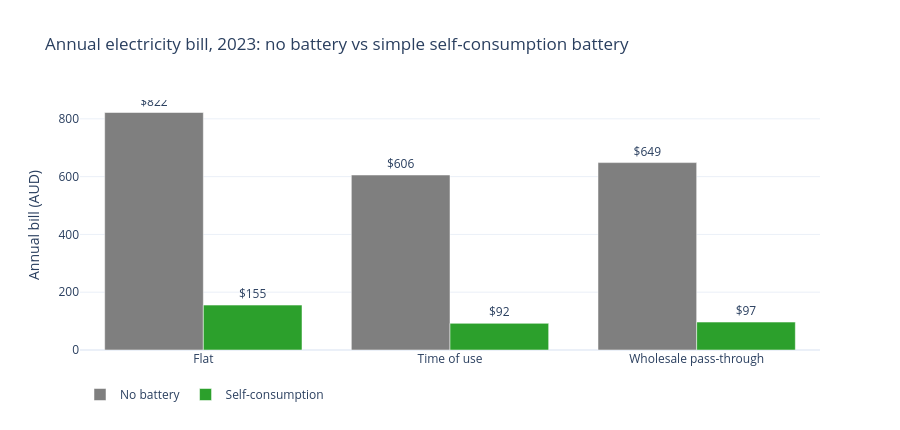

Notebook source saved alongside this figure:
### Code cell
# Figure 6.1 - Annual bill by tariff: no battery vs simple self-consumption battery (2023)
names = {"flat": "Flat", "tou": "Time of use", "wholesale": "Wholesale pass-through"}
fig = go.Figure()
for mode, colour in [("No battery", "#7f7f7f"), ("Self-consumption", "#2ca02c")]:
    b = bench.xs(mode, level="mode")["bill"]
    fig.add_trace(go.Bar(x=[names[t] for t in b.index], y=b.values, name=mode, marker_color=colour,
                         text=[f"${v:,.0f}" for v in b.values], textposition="outside"))
fig.update_layout(title="Annual electricity bill, 2023: no battery vs simple self-consumption battery",
                  yaxis_title="Annual bill (AUD)", barmode="group", template="plotly_white", height=430,
                  legend=dict(orientation="h", yanchor="top", y=-0.12, x=0))
fig.show()

### Figure 1 — Plotly figure (JSON) as saved in the notebook; plotly's stock layout.template omitted (floating-point values rounded to 4 significant figures)
{"data": [{"marker": {"color": "#7f7f7f"}, "name": "No battery", "text": ["$822", "$606", "$649"], "textposition": "outside", "type": "bar", "x": ["Flat", "Time of use", "Wholesale pass-through"], "y": [821.9, 605.6, 648.5]}, {"marker": {"color": "#2ca02c"}, "name": "Self-consumption", "text": ["$155", "$92", "$97"], "textposition": "outside", "type": "bar", "x": ["Flat", "Time of use", "Wholesale pass-through"], "y": [155.4, 92.21, 96.58]}], "layout": {"barmode": "group", "height": 430, "legend": {"orientation": "h", "x": 0, "y": -0.12, "yanchor": "top"}, "title": {"text": "Annual electricity bill, 2023: no battery vs simple self-consumption battery"}, "yaxis": {"title": {"text": "Annual bill (AUD)"}}}}
